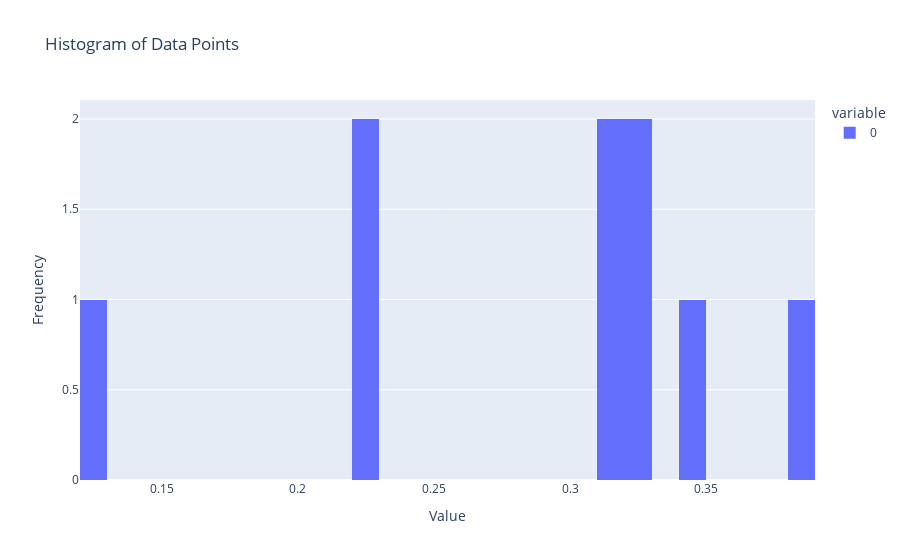

Notebook source saved alongside this figure:
### Code cell
import plotly.express as px
import numpy as np

# Sample data
data = group_dfs["Aggregation"].avg_score.to_numpy()

# Create a KDE plot
# fig = px.density_contour(x=data, title='KDE Plot of Data Points', labels={'x': 'Value'})
# fig.update_layout(xaxis_title='Value', yaxis_title='Density')
# fig.show()

# Create a histogram
fig = px.histogram(data, nbins=30, title='Histogram of Data Points', labels={'value': 'Value'})
fig.update_layout(xaxis_title='Value', yaxis_title='Frequency')
fig.show()

### Figure 1 — Plotly figure (JSON) as saved in the notebook; plotly's stock layout.template omitted (floating-point values rounded to 4 significant figures)
{"data": [{"alignmentgroup": "True", "bingroup": "x", "hovertemplate": "variable=0<br>Value=%{x}<br>count=%{y}<extra></extra>", "legendgroup": "0", "marker": {"color": "#636efa", "pattern": {"shape": ""}}, "name": "0", "nbinsx": 30, "offsetgroup": "0", "orientation": "v", "showlegend": true, "type": "histogram", "x": [0.3125, 0.2233, 0.3292, 0.324, 0.34, 0.385, 0.3182, 0.2265, 0.125], "xaxis": "x", "yaxis": "y"}], "layout": {"barmode": "relative", "legend": {"title": {"text": "variable"}, "tracegroupgap": 0}, "title": {"text": "Histogram of Data Points"}, "xaxis": {"anchor": "y", "domain": [0, 1], "title": {"text": "Value"}}, "yaxis": {"anchor": "x", "domain": [0, 1], "title": {"text": "Frequency"}}}}
